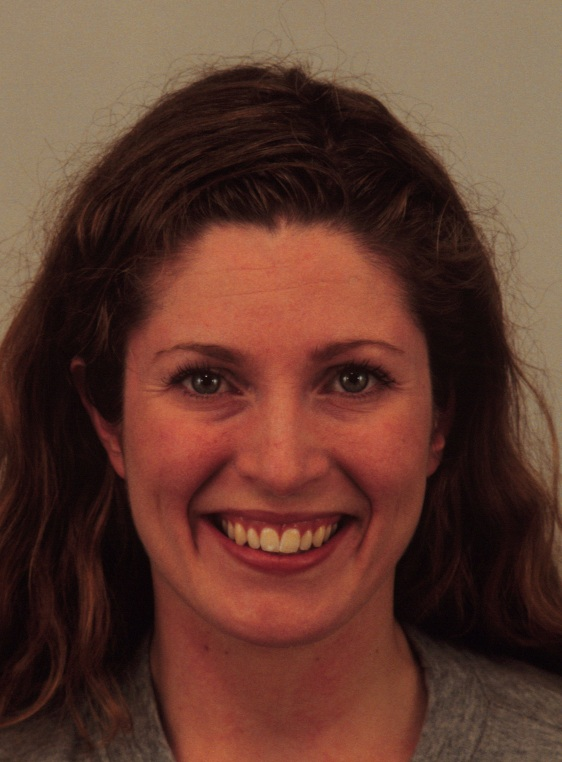
%> input picture NN_based_facial_expression detecion/AF11HAS.JPG, 562 x 762 px
$ octave --eval "result = facemask(imread('AF11HAS.JPG'));"   (GNU Octave 9; MATLAB toolbox functions it lacks are replaced by stand-ins)
%> lines starting %> are read from the running program, lines starting %| are printed output that depends on the picture; in (x1, y1, x2, y2) boxes, pixels count from 0 and x2, y2 are one past the last pixel; in counts of white or black regions, pixels touching at a corner belong together; the program's own positions count from 1
% clear all
function IMask = facemask(im)
%Detect objects using Viola-Jones Algorithm

%To detect Face
FDetect = vision.CascadeObjectDetector;

%Read the input image
% im = imread('AF01DIHR.jpg');
I = rgb2gray(im);
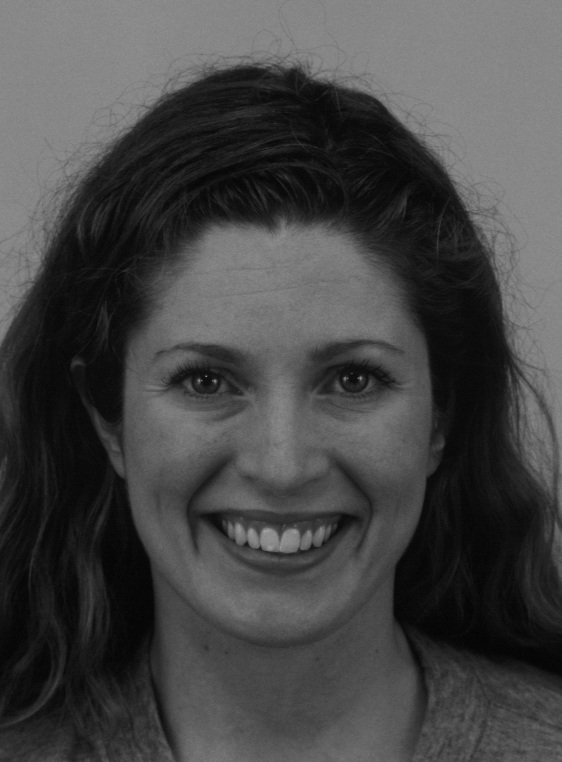
%> I: size 762x562 uint8; min 3, max 161, mean 70
% I = resize(features(:,20),[30,32]);
%Returns Bounding Box values based on number of objects
BB = step(FDetect,I);
%> BB = [78 226 394 394]
if size(BB,1) == 2
    B = BB(2,:);
else
    B = BB;
%> B = [78 226 394 394]
end

figure,
imshow(I); hold on
for i = 1:size(B,1)
    rectangle('Position',B(i,:),'LineWidth',5,'LineStyle','-','EdgeColor','r');
end
%> this loop made 1 pass
title('Face Detection');
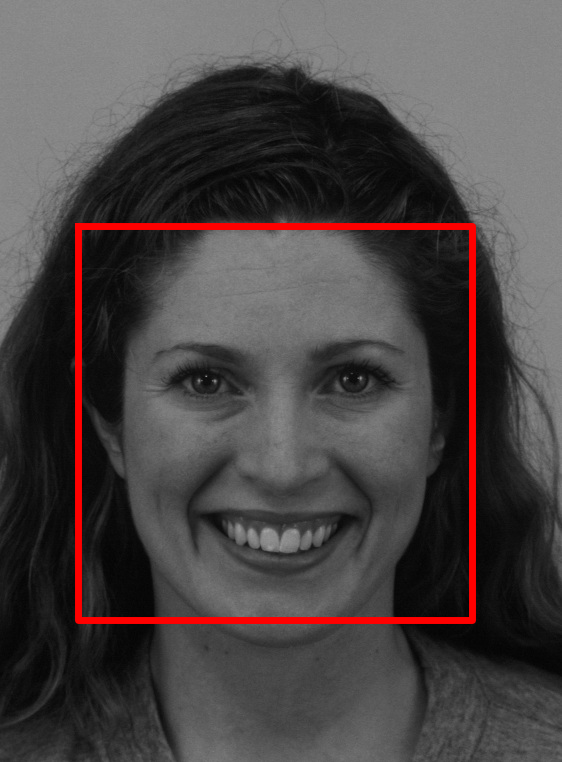
%> figure redrawn from the program's plot data; its title reads 'Face Detection'
hold off;

Mask = zeros(size(I));
size(Mask)
%> ans = [762 562]
Mask(B(2):B(2)+B(3)-1,B(1):B(1)+B(4)-1) = ones(B(3),B(4));
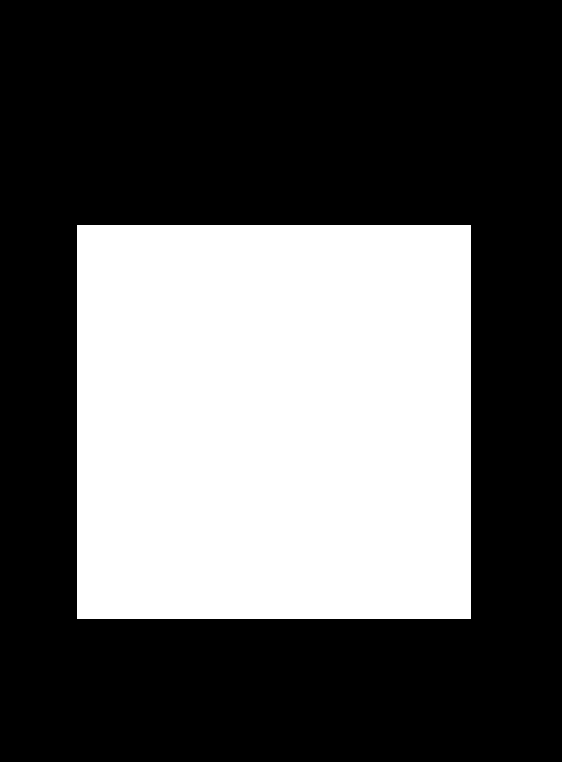
%> Mask: size 762x562 double; values 0 (black) and 1 (white), 36.2% white; 1 white region, box (x1, y1, x2, y2) and area: (77, 225, 471, 619) 155236
IMask = Mask.*double(I);
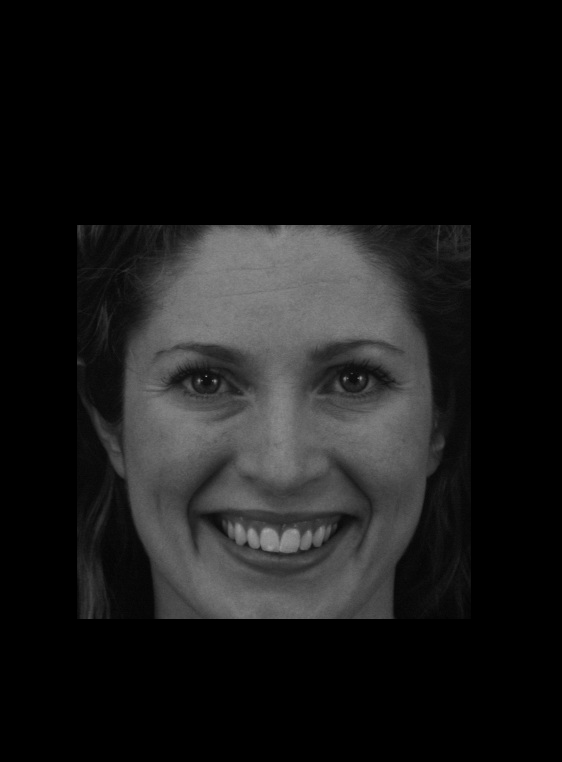
%> IMask: size 762x562 double; min 0, max 161, mean 24.3
figure;
imshow(IMask,[]);

$ run again, on NN_based_facial_expression detecion/AF27HAS.JPG
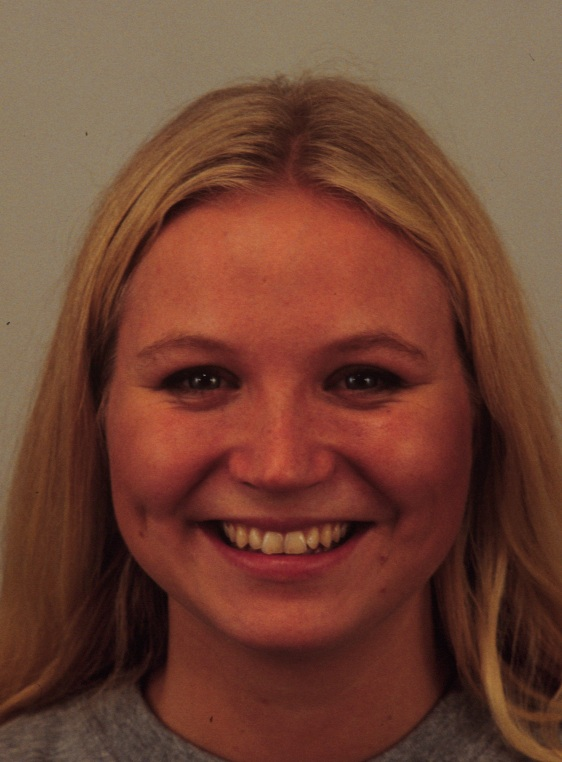
%> input picture NN_based_facial_expression detecion/AF27HAS.JPG, 562 x 762 px
%> in facemask, `I = rgb2gray(im);`:
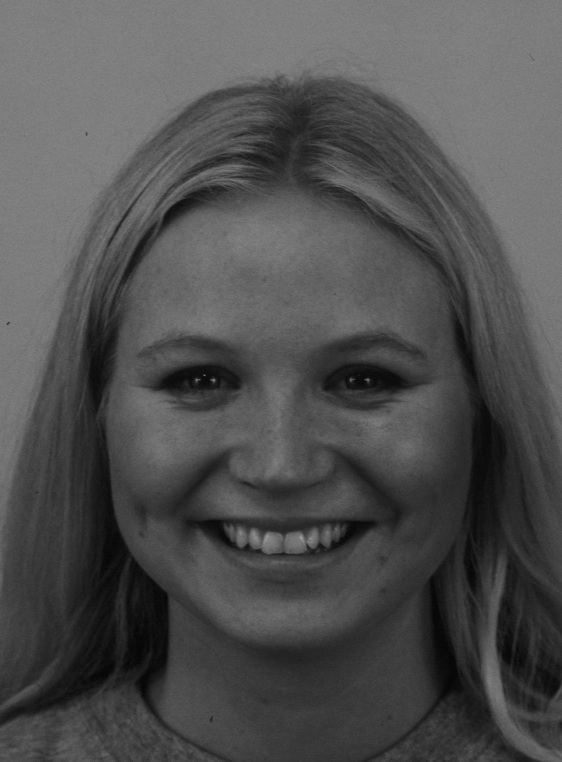
%> I: size 762x562 uint8; min 5, max 155, mean 79.7
%> BB = [74 224 403 403]
%> the loop in facemask, `for i = 1:size(B,1)` made 1 pass
%> Mask: size 762x562 double; values 0 (black) and 1 (white), 37.9% white; 1 white region, box (x1, y1, x2, y2) and area: (73, 223, 476, 626) 162409
%> in facemask, `IMask = Mask.*double(I);`:
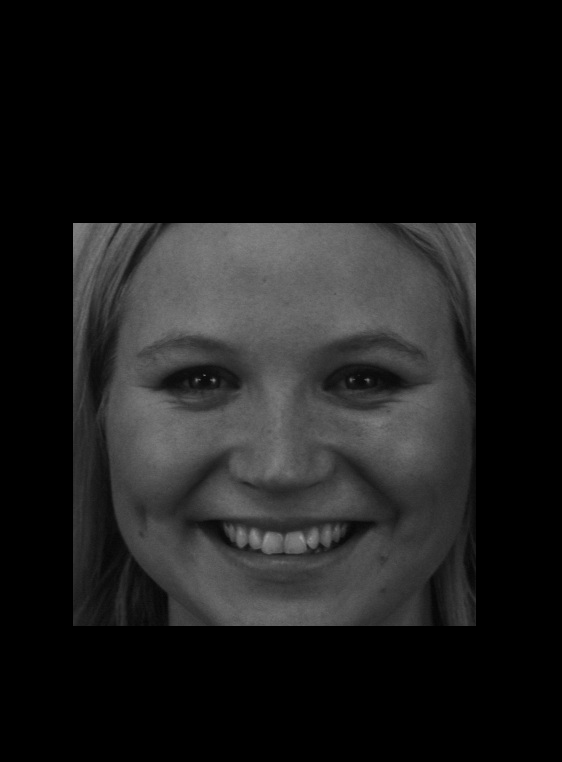
%> IMask: size 762x562 double; min 0, max 155, mean 26.9

$ run again, on NN_based_facial_expression detecion/AF27HAHR.JPG
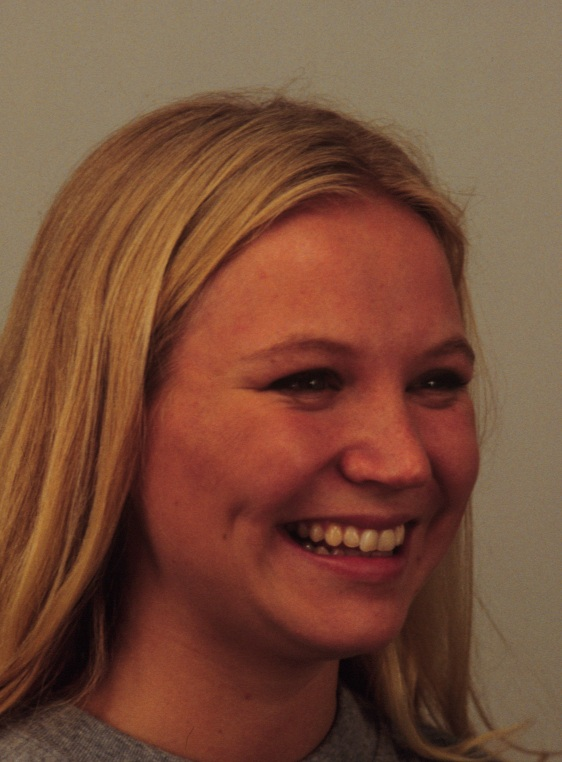
%> input picture NN_based_facial_expression detecion/AF27HAHR.JPG, 562 x 762 px
%> in facemask, `I = rgb2gray(im);`:
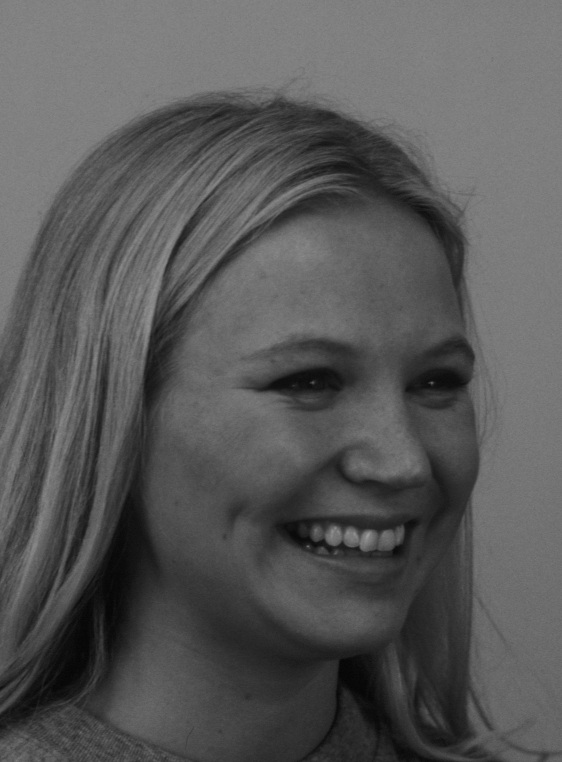
%> I: size 762x562 uint8; min 4, max 158, mean 87.8
%> BB = [192 250 348 348]
%> the loop in facemask, `for i = 1:size(B,1)` made 1 pass
%> Mask: size 762x562 double; values 0 (black) and 1 (white), 28.3% white; 1 white region, box (x1, y1, x2, y2) and area: (191, 249, 539, 597) 121104
%> in facemask, `IMask = Mask.*double(I);`:
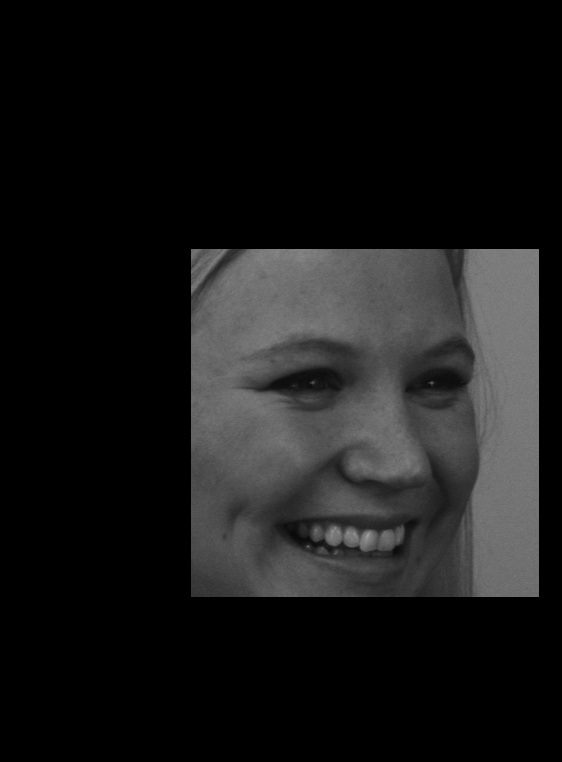
%> IMask: size 762x562 double; min 0, max 158, mean 24.2

$ run again, on NN_based_facial_expression detecion/Angry01_S.JPG
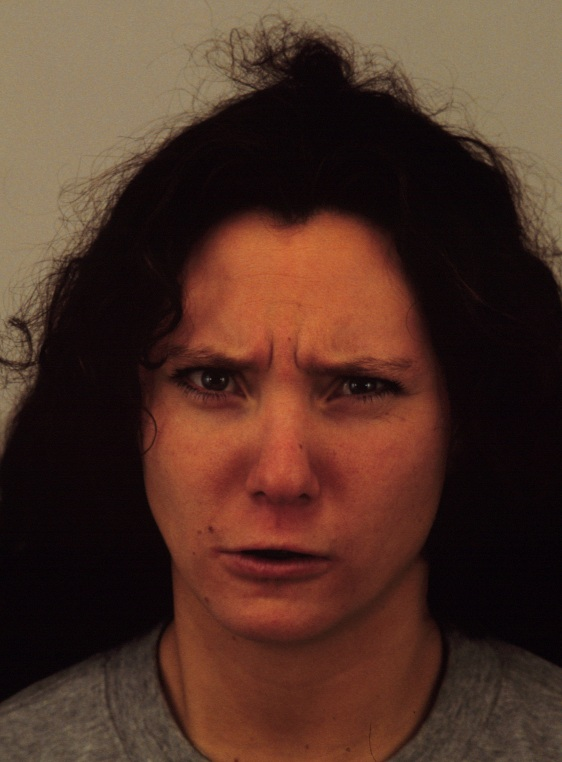
%> input picture NN_based_facial_expression detecion/Angry01_S.JPG, 562 x 762 px
%> BB = [95 242 382 382]
%> the loop in facemask, `for i = 1:size(B,1)` made 1 pass
%> in facemask, `Mask(B(2):B(2)+B(3)-1,B(1):B(1)+B(4)-1) = ones(B(3),B(4));`:
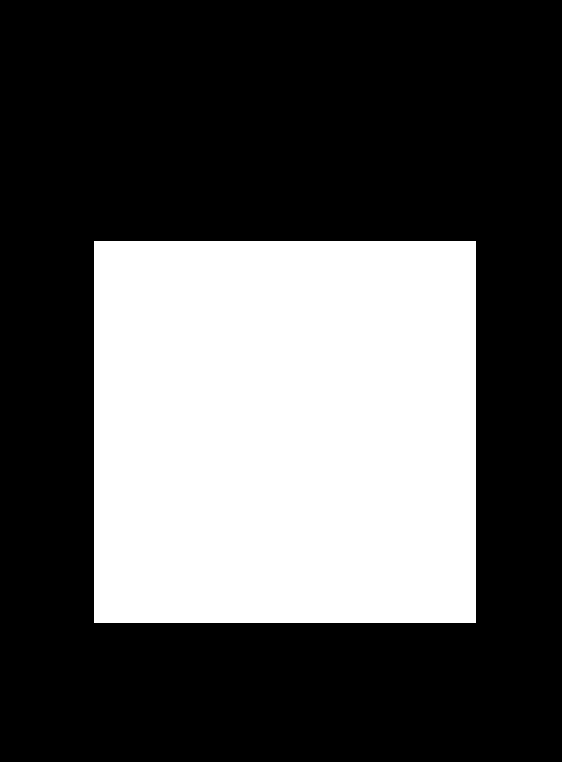
%> Mask: size 762x562 double; values 0 (black) and 1 (white), 34.1% white; 1 white region, box (x1, y1, x2, y2) and area: (94, 241, 476, 623) 145924
%> in facemask, `IMask = Mask.*double(I);`:
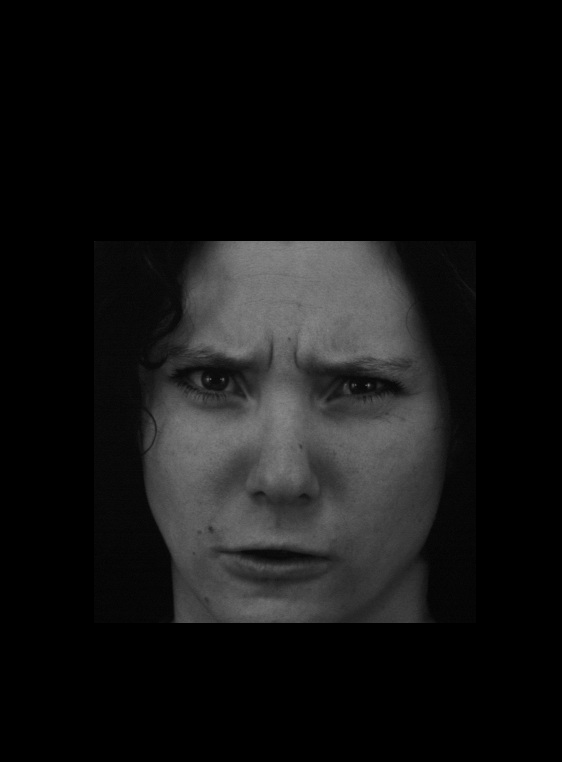
%> IMask: size 762x562 double; min 0, max 135, mean 19.3
